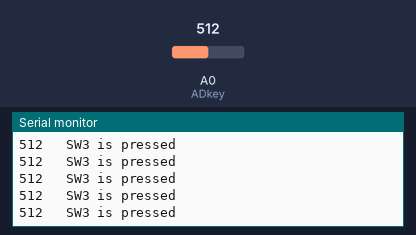
The sketch below on a simulated Arduino Uno, built with avr-gcc and run on an emulated ATmega328P. Shown: the last lines printed to the serial monitor. Inputs (shaded band) come from the test bench; at power-on: A0 (ADkey) = 512.

Above: at 3.1 s.
3.2 s: A0 (ADkey) set to 11
At 3.24 s:
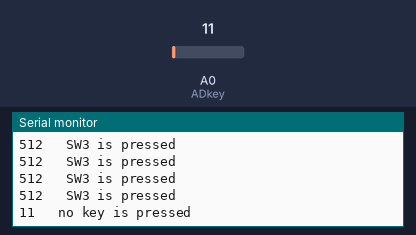
6.2 s: A0 (ADkey) set to 8
At 6.22 s:
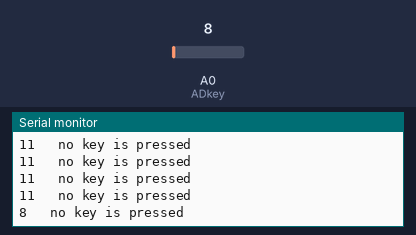

Measured:
- after the input at 3.2 s, the serial monitor: prints a new line at once (image 1)
- after the input at 6.2 s, the serial monitor: prints a new line at once (image 2)

The sketch:

Five_AD_keys.ino
```cpp
/*
 * 名称   : Five AD Keys
 * 功能   : 读取五路AD按键的值
 * 作者   : http://www.keyes-robot.com/
*/
int val = 0;
int ADkey = A0; //定义五路AD按键连接到A0

void setup() {
  Serial.begin(9600); //波特率设置为9600
}

void loop() {
  val = analogRead(ADkey);  //读取五路AD引脚的模拟值，并将其赋给变量val
  Serial.print(val);  //换行符输出变量val
  if (val <= 100) { //没有按下按钮时，Val小于或等于100
    Serial.println("   no key is pressed");
  } else if (val <= 300) { //当按下5键时，val在100到300之间
    Serial.println("   SW5 is pressed");
  } else if (val <= 500) { //当按下4键时，val在300到500之间
    Serial.println("   SW4 is pressed");
  } else if (val <= 700) { //当按下3键时，val在500到700之间
    Serial.println("   SW3 is pressed");
  } else if (val <= 900) { //当按下2键时，val在700到900之间
    Serial.println("   SW2 is pressed");
  } else {  //当按下1键时，val大于900
    Serial.println("   SW1 is pressed");
  }
  delay(50);
}
```
